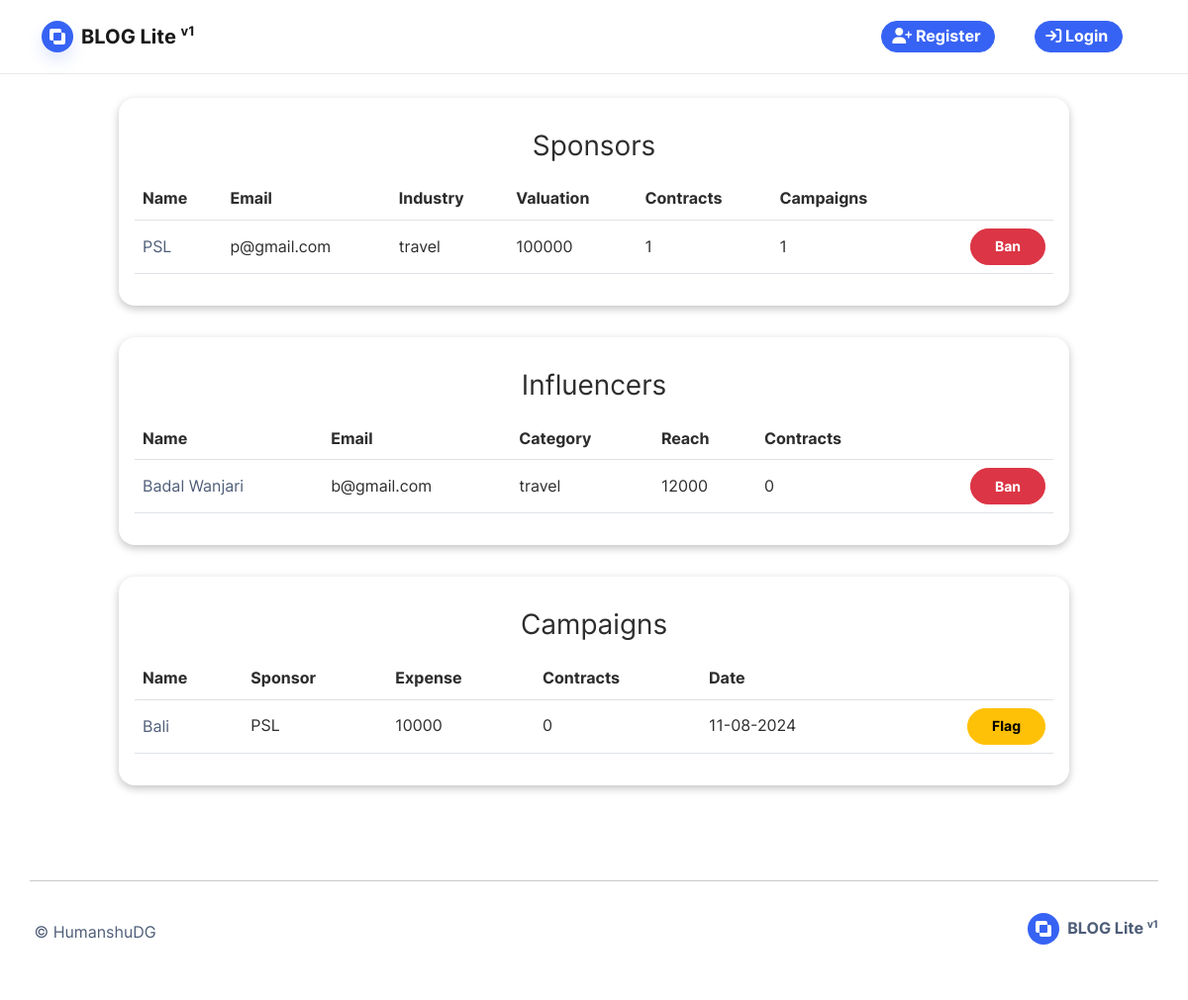
/admin, run on an earlier commit of the app's database.
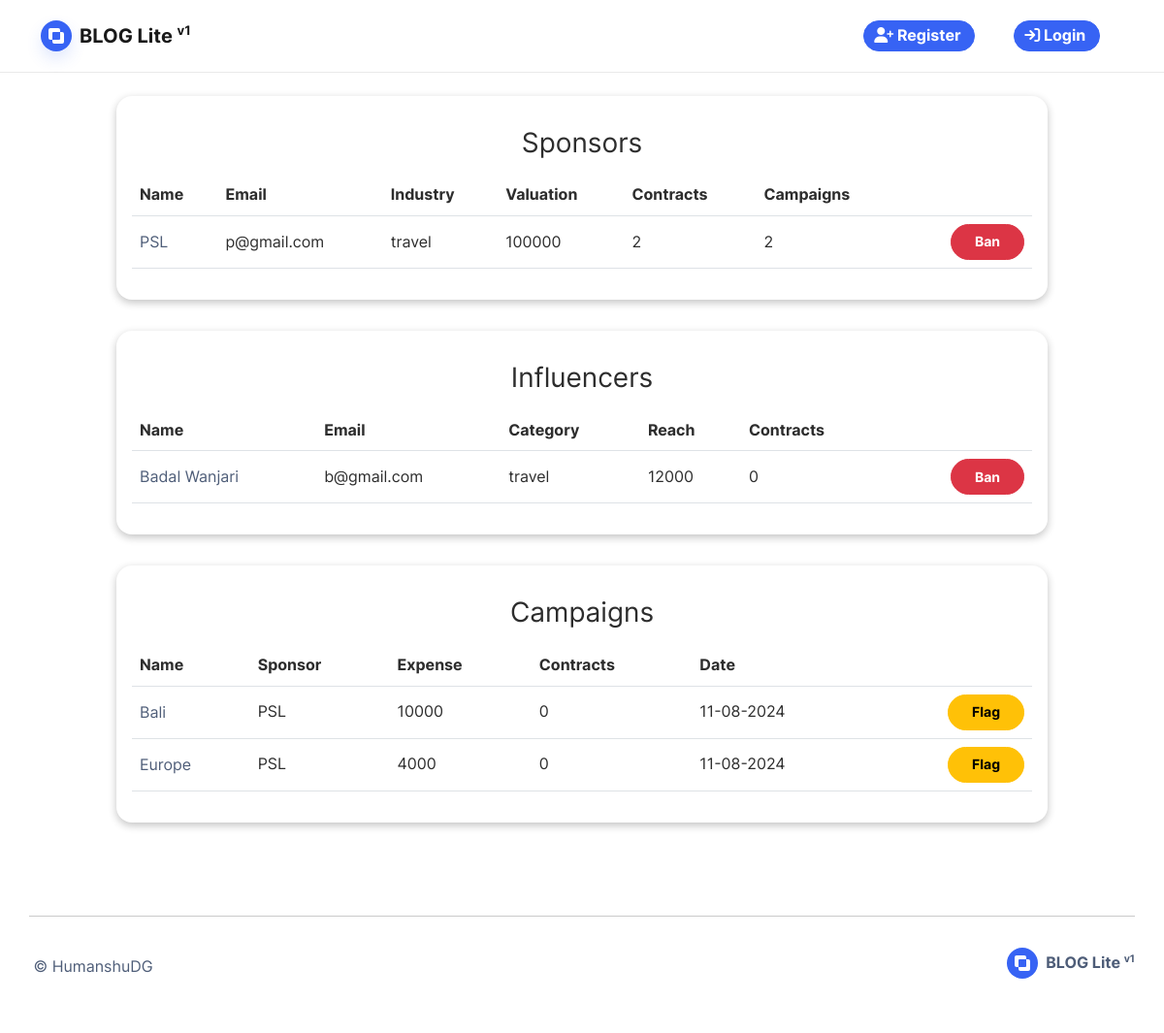
And on a later commit of the database.
### base/models.py (models this page shows, shortened)
class Sponsor(db.Model):
    id = db.Column(db.Integer, primary_key=True)
    user_id = db.Column(db.Integer, db.ForeignKey('user.id'), unique=True)
    sponsor_name = db.Column(db.String(100), nullable=False)
    industry = db.Column(db.String(100))
    market_valuation = db.Column(db.Integer())
    bio = db.Column(db.Text(), nullable=True)
    website = db.Column(db.String(50), default="-")
    image_file = db.Column(db.String(50), nullable=False, default='default-sponsor.jpg')
    sponsor_campaigns = db.relationship('Campaign', backref='sponsor_campaigns', uselist=True)
    sponsor_contracts = db.relationship('Contract', backref="sponsor_contracts", uselist=True)

class Influencer(db.Model):
    id = db.Column(db.Integer, primary_key=True)
    user_id = db.Column(db.Integer, db.ForeignKey('user.id'), unique=True)
    influencer_name = db.Column(db.String(100), nullable=False)
    category = db.Column(db.String(100), nullable=False)
    niche = db.Column(db.String(100), nullable=False)
    reach = db.Column(db.Integer, nullable=False)
    profile_url = db.Column(db.String(100), nullable=True)
    image_file = db.Column(db.String(50), nullable=False, default='default.jpg')
    bio = db.Column(db.Text(), nullable=True)
    campaign_requests = db.relationship('CampaignRequest', backref='campaign_requests', uselist=True)
    campaign_contracts = db.relationship('Contract', backref='campaign_contracts', uselist=True)

class Campaign(db.Model):
    id = db.Column(db.Integer, primary_key=True, autoincrement=True)
    sponsor_id = db.Column(db.Integer, db.ForeignKey('sponsor.id'))
    title = db.Column(db.String(150), nullable=False)
    description = db.Column(db.Text(), nullable=False)
    budget = db.Column(db.Integer, nullable=False)
    target_audience = db.Column(db.String(20))
    start_date = db.Column(db.Date(), nullable=False)
    end_date = db.Column(db.Date(), nullable=False)
    image_file = db.Column(db.String(50), nullable=False, default='default.jpg')
    is_disabled = db.Column(db.Boolean, default=True)
    is_deleted = db.Column(db.Boolean, default=False)
    is_flagged = db.Column(db.Boolean, default=False)
    date_posted = db.Column(db.DateTime, nullable=False, default=datetime.now())
    influencer_requests = db.relationship('CampaignRequest', backref='influencer_requests', uselist=True)
    influencer_contracts = db.relationship('Contract', backref='influencer_contracts', uselist=True)
    def __repr__(self):
        return f"Campaign('{self.title}', '{self.budget}')"

### base/admin_routes.py (the view)
@app.route("/admin")
def admin_home():
    sponsors = (
            Sponsor.query
            .join(User, Sponsor.user_id == User.id)
            .outerjoin(Sponsor.sponsor_campaigns)
            .outerjoin(Sponsor.sponsor_campaigns)
            .add_columns(
                User.is_banned,
                User.email,
                Sponsor.sponsor_name,
                Sponsor.industry,
                Sponsor.market_valuation,
                Sponsor.user_id,
                func.count(Sponsor.sponsor_campaigns).label("contract_count"),
                func.count(Sponsor.sponsor_campaigns).label("campaign_count")
            )
            .group_by(
                Sponsor.id,
            )
            .all()
        )
    influencers = (
            Influencer.query
            .join(User, Influencer.user_id == User.id)
            .outerjoin(Influencer.campaign_contracts)  # Ensure this matches the relationship name
            .add_columns(
                Influencer.user_id,
                Influencer.influencer_name,
                User.is_banned,
                User.email,
                Influencer.reach,
                func.count(Influencer.campaign_contracts).label("contract_count"),
                Influencer.category
            )
            .group_by(
                Influencer.user_id
            )
            .all()
        )
    campaigns = (
        Campaign.query
        .join(Sponsor, Campaign.sponsor_id == Sponsor.id)
        .outerjoin(Campaign.influencer_contracts)
        .add_columns(
            Campaign.id,
            Campaign.title,
            Campaign.date_posted,
            Campaign.budget,
            Campaign.is_flagged,
            Sponsor.sponsor_name,
            func.count(Campaign.influencer_contracts).label("influencer_count"),
            func.sum(Campaign.budget).label("expenditure")
        )
        .group_by(
            Campaign.id
        )
        .all()
    )
    print(campaigns)
    return render_template('admin-pages/home.html',
                           sponsors=sponsors, \
                           influencers=influencers, \
                           campaigns=campaigns,
                          )

### base/templates/admin-pages/home.html (shortened to what this page needs)
{% extends 'base.html' %} {% block blog %}
<div
    class="h-100 my-4 gap-4 row"
    style="
        width: 80%;
        display: grid;
        grid-template-columns: 1fr;
        margin-inline: auto;
        column-gap: 1rem;
        row-gap: 1rem;
        grid-auto-flow: row;
    "
>
    <div
        class="card mb-2 p-3 w-100"
        style="box-shadow: rgba(0, 0, 0, 0.24) 0px 3px 8px"
    >
        <h3 class="card-title my-3">Sponsors</h3>
        <table class="table table-hover w-100">
            <tr class="">
                <th>Name</th>
                <th>Email</th>
                <th>Industry</th>
                <th>Valuation</th>
                <th>Contracts</th>
                <th>Campaigns</th>
                <th></th>
            </tr>
            {% for sponsor in sponsors %}
            <tr class="col-md-12">
                <td>
                    <a href="{{ url_for('profile', id=sponsor.user_id) }}"
                        >{{sponsor.sponsor_name}}</a
                    >
                </td>
                <td>{{sponsor.email}}</td>
                <td>{{sponsor.industry}}</td>
                <td>{{sponsor.market_valuation}}</td>
                <td>{{sponsor.contract_count}}</td>
                <td>{{sponsor.campaign_count}}</td>
                <td class="" style="text-align: right !important">
                    <a href="{{ url_for('ban_user', id=sponsor.user_id ) }}">
                        {% if sponsor.is_banned %}
                        <button class="btn btn-sm btn-success">Unban</button>
                        {% else %}
                        <button class="btn btn-sm btn-danger">Ban</button>
                        {% endif %}
                    </a>
                </td>
            </tr>
            {% endfor %}
        </table>
    </div>
    <div
        class="card mb-2 p-3 w-100"
        style="box-shadow: rgba(0, 0, 0, 0.24) 0px 3px 8px"
    >
        <h3 class="card-title my-3">Influencers</h3>
        <table class="table table-hover w-100">
            <tr class="col-md-12">
                <th class="">Name</th>
                <th>Email</th>
                <th>Category</th>
                <th>Reach</th>
                <th>Contracts</th>
                <th></th>
            </tr>
            {% for influencer in influencers %}
            <tr class="col-md-12">
                <td class="">
                    <a href="{{ url_for('profile', id=influencer.user_id) }}"
                        >{{influencer.influencer_name}}</a
                    >
                </td>
                <td class="">{{influencer.email}}</td>
                <td class="">{{influencer.category}}</td>
                <td class="">{{influencer.reach}}</td>
                <td class="">{{influencer.contract_count}}</td>
                <td style="text-align: right !important">
                    <a href="{{ url_for('ban_user', id=influencer.user_id ) }}">
                        {% if influencer.is_banned %}
                        <button class="btn btn-sm btn-success">Unban</button>
                        {% else %}
                        <button class="btn btn-sm btn-danger">Ban</button>
                        {% endif %}
                    </a>
                </td>
            </tr>
            {% endfor %}
        </table>
    </div>
    <div
        class="card mb-2 p-3 w-100"
        style="box-shadow: rgba(0, 0, 0, 0.24) 0px 3px 8px"
    >
        <h3 class="card-title my-3">Campaigns</h3>
        <table class="table table-hover w-100 text-center">
            <tr class="col-md-12">
                <th>Name</th>
                <th>Sponsor</th>
                <th>Expense</th>
                <th>Contracts</th>
                <th>Date</th>
                <th></th>
            </tr>
            {% for campaign in campaigns %}
            <tr class="col-md-12">
                <td>
                    <a href="{{ url_for('profile', id=campaign.id ) }}"
                        >{{campaign.title[0:15]}}</a
                    >
                </td>
                <td>{{campaign.sponsor_name}}</td>
                <td>{{campaign.expenditure}}</td>
                <td>{{campaign.influencer_count}}</td>
                <td>{{campaign.date_posted.strftime('%d-%m-%Y')}}</td>
                <td style="text-align: right !important">
                    <a href="{{ url_for('flag_campaign', id=campaign.id) }}">
                        {% if campaign.is_flagged %}
                        <button class="btn btn-sm btn-success">Unflag</button>
                        {% else %}
                        <button class="btn btn-sm btn-warning">Flag</button>
                        {% endif %}
                    </a>
                </td>
            </tr>
            {% endfor %}
        </table>
    </div>
</div>
{% endblock %}

### base/templates/base.html (shortened to what this page needs)
<!DOCTYPE html>
<html lang="en">
<head>
	<link rel = "stylesheet" href = '/static/style.css'>
</head>
<body>
	<nav id="mainNav" class="navbar navbar-light navbar-expand-md sticky-top navbar-shrink py-3">
		<div class="container">
			<a class="navbar-brand d-flex align-items-center"
				href="/"
				>
				<span class="bs-icon-sm bs-icon-circle bs-icon-primary shadow d-flex justify-content-center align-items-center me-2 bs-icon">
					<svg class="bi bi-exclude" xmlns="http://www.w3.org/2000/svg" width="1em" height="1em" fill="currentColor" viewBox="0 0 16 16">
						<path d="M0 2a2 2 0 0 1 2-2h8a2 2 0 0 1 2 2v2h2a2 2 0 0 1 2 2v8a2 2 0 0 1-2 2H6a2 2 0 0 1-2-2v-2H2a2 2 0 0 1-2-2V2zm12 2H5a1 1 0 0 0-1 1v7h7a1 1 0 0 0 1-1V4z"></path>
					</svg>
				</span>
				<span>
					BLOG Lite
						<sup>
							<small>
								v1
							</small>
						</sup>
				</span>
			</a>
			<div id="navcol-1" class="collapse navbar-collapse justify-content-between align-items-center">
				{% if current_user.is_authenticated %}
					<ul class="navbar-nav mx-auto">
						<li class="nav-item">
							<a class="nav-link
								{% block home %}
								{% endblock %}
								" href="/home">
								<i class="fa-solid fa-house-chimney"></i>
							</a>
						</li>
						{% if current_user.is_authenticated and current_user.role=="INFLUENCER" %}
						<li class="nav-item">
							<a class="nav-link
							" href="{{url_for('my_contracts')}}">
								<i class="fa-solid fa-folder-open"></i>
								</i>
							</a>
						</li>
						{% endif %}
						<li class="nav-item">
							<a class="nav-link" href="{{ url_for('stats') }}">
								<i class="fa-solid fa-chart-simple"></i>
							</a>
						</li>
						<li class="nav-item">
							<a class="nav-link
								{% block profile %}
								{% endblock %}
								" href="/account">
								<i class="fa-solid fa-user"></i>
							</a>
						</li>
					</ul>
					<ul class="nav mx-1 navbar-right">
						{% if current_user.role == "SPONSOR" %}
						<li class='nav-item navbar-right'>
							<a class="btn btn-primary" role="button" style="margin-left: 20px;margin-right: 20px;padding-left: 10px;padding-right: 10px;padding-top: 2px;padding-bottom: 2px;"
								href="{{url_for('create_campaign')}}"
								>
								<i class="far fa-plus"></i>&nbsp;Create&nbsp;
							</a>
						</li>
						{% endif %}
						<li class='nav-item navbar-right'>
							<a class="btn btn-primary" role="button" style="margin-left: 20px;margin-right: 20px;padding-left: 10px;padding-right: 10px;padding-top: 2px;padding-bottom: 2px;"
								href="{{url_for('logout')}}"
								>
								<i class="fa fa-sign-out"></i>&nbsp;Logout&nbsp;
							</a>
						</li>
					</ul>
					{% else %}
					<ul class="nav mx-1 navbar-right">
						<li class="nav-item navbar-right">
							<a class="btn btn-primary" role="button" style="margin-left: 20px;margin-right: 20px;padding-left: 10px;padding-right: 10px;padding-top: 2px;padding-bottom: 2px;"
								href="{{ url_for('register' )}}"
								>
								<i class="fa-solid fa-user-plus"></i>&nbsp;Register&nbsp;
							</a>
						</li>
						<li class="nav-item navbar-right">
							<a class="btn btn-primary" role="button" style="margin-left: 20px;margin-right: 20px;padding-left: 10px;padding-right: 10px;padding-top: 2px;padding-bottom: 2px;"
								href="{{ url_for('login' )}}"
								>
								<i class="fa-solid fa-sign-in"></i>&nbsp;Login&nbsp;
							</a>
						</li>
					</ul>
				{% endif %}
			</div>
		</div>
	</nav>
	<div align='center' style='display: flex; flex-direction: column; min-height: 520px;'>
		{% block blog %}{% endblock %}
	</div>
	<footer class="bg-primary-gradient" style="margin-top: auto; background: #ffffff;">
		<div class="container py-4 py-lg-5" style="margin-top: auto;margin-bottom: 0px;padding-left: 0px;padding-right: 0px;">
			<hr>
			<div class="text-muted d-flex justify-content-between align-items-center pt-3">
				<p class="mb-0">
					&nbsp;<a href='https://www.linkedin.com/in/HumanshuDG' style='text-decoration:none'>©&nbsp;HumanshuDG</a>
				</p>
				<div class="fw-bold d-flex align-items-center mb-2">
					<span class="bs-icon-sm bs-icon-circle bs-icon-primary d-flex justify-content-center align-items-center bs-icon me-2">
						<svg xmlns="http://www.w3.org/2000/svg" width="1em" height="1em" fill="currentColor" viewBox="0 0 16 16" class="bi bi-bezier">
							<path d="M0 2a2 2 0 0 1 2-2h8a2 2 0 0 1 2 2v2h2a2 2 0 0 1 2 2v8a2 2 0 0 1-2 2H6a2 2 0 0 1-2-2v-2H2a2 2 0 0 1-2-2V2zm12 2H5a1 1 0 0 0-1 1v7h7a1 1 0 0 0 1-1V4z"></path>
						</svg>
					</span>
					<span>
						BLOG Lite
							<sup>
								<small>
									v1
								</small>
							</sup>
					</span>
				</div>
			</div>
		</div>
	</footer>
</body>
</html>

### base/templates/admin-pages/home.html (style rules this page uses)
td, th { vertical-align: middle; text-align: left; }
td a, td input, td img { vertical-align: middle; display: inline-block; }

What changed in the data, as far as the page shows it:
computed for Sponsor "PSL": contract_count "1" → "2"; campaign_count "1" → "2"
added Campaign: title "Europe", sponsor_name "PSL", expenditure "4000", influencer_count "0", date_posted "11-08-2024"
